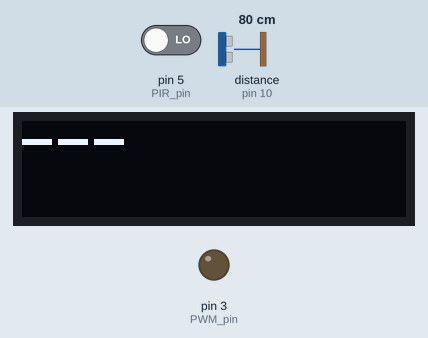
Bench run of a sketch on a simulated Arduino Uno, built with avr-gcc and run on an emulated ATmega328P. On the bench: 128×32 one-colour display, output pins drawn as LEDs (lit = HIGH). The test bench sets the inputs (shaded band); at power-on: pin 5 (PIR_pin) LOW, distance to the obstacle (sensor on pin 10) 80 cm. The echo pulse lasts 58.3 µs per cm; pins used as bus, display or sensor lines are not drawn; what the sketch prints to the serial monitor is not drawn.

Above: at 3.2 s.
3.3 s: pin 5 (PIR_pin) driven HIGH
At 4.4 s:
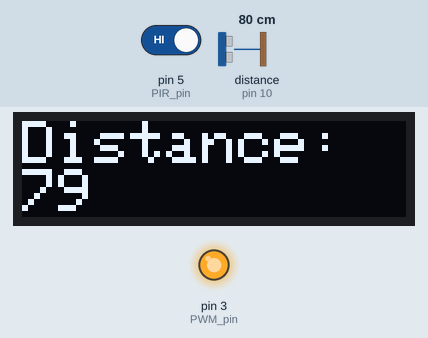
5.0 s: distance to the obstacle (sensor on pin 10) set to 2 cm
At 5.5 s:
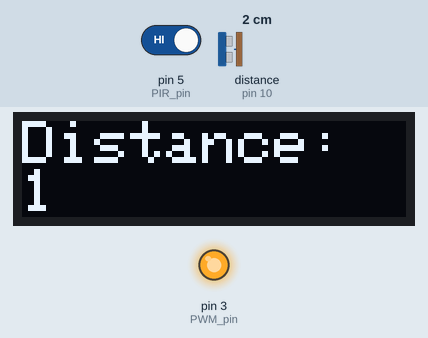
6.5 s: distance to the obstacle (sensor on pin 10) set to 4 cm
At 7.2 s:
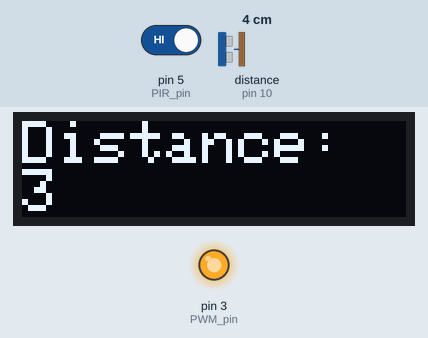
8.1 s: distance to the obstacle (sensor on pin 10) set to 9 cm
At 8.9 s:
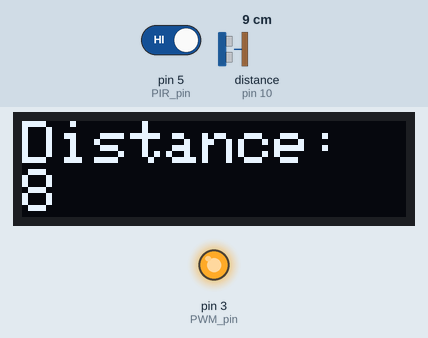
Timing chart, 0 to 10.6 s (numbered marks = the images above; inputs shaded):
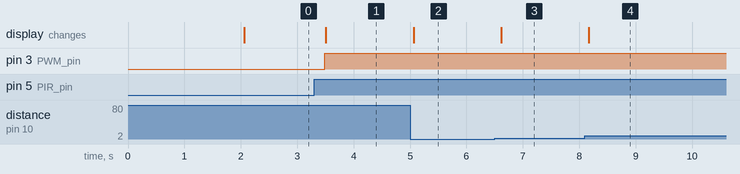

Measured:
- after the input at 3.3 s, pin 3 (PWM_pin): LOW → HIGH after 0.18 s; the display: changes after 0.20 s (image 1)
- after the input at 5.0 s, the display: changes after 0.07 s (image 2)
- after the input at 6.5 s, the display: changes after 0.11 s (image 3)
- after the input at 8.1 s, the display: changes after 0.06 s (image 4)

The sketch:

alll.ino
```cpp
#include <Adafruit_GFX.h>
#include <Adafruit_SSD1306.h>
#include <SPI.h>
#include <Wire.h>

int PIR_pin = 5;
int PWM_pin = 3;
long time_delay = 30000;
int dim_delay = 20;
long time_old = 0;
bool on_state = 0;
int inc_val = 0;

int buzzer = 11;

const int trig = 9;
const int echo = 10;
long Time;
int distance;
Adafruit_SSD1306 oled = Adafruit_SSD1306(128, 32, &Wire);

void setup()
{
  Serial.begin(9600);
  pinMode(PIR_pin,INPUT);
  pinMode(PWM_pin,OUTPUT);
  digitalWrite(PIR_pin, LOW);

  pinMode(buzzer,OUTPUT);

  pinMode(trig, OUTPUT);
  pinMode(echo, INPUT);
  oled.begin(0x3C);
  oled.clearDisplay();
  oled.setCursor(0, 0);
  oled.setTextColor(SSD1306_WHITE);
  oled.setTextSize(3);
  oled.print("Ready!");
  oled.display();
  delay(2000);
}

void loop()
{
   if (digitalRead(PIR_pin)==1){
        on_state = 1;
        time_old = millis();
    }
    if(on_state == 1){
        if (millis()-time_old<time_delay){
            inc_val = inc_val +1;
            if (inc_val>255){
                inc_val = 255;
            }
            delay(dim_delay);
        }
        else {
        inc_val = inc_val -1;
        if (inc_val<0){
            inc_val = 0;
            on_state = 0;
        }
        delay(dim_delay);
        }
    }
    else {
    time_old = millis();
    }

    if (on_state == 1) {
     digitalWrite(buzzer,HIGH);
     delay(2);
     digitalWrite(buzzer,LOW);
     delay(100);
    }else {
     noTone(buzzer);
    }
    digitalWrite(PWM_pin, inc_val);
    Serial.print(inc_val);

    if (on_state == 1) {
     digitalWrite(trig, LOW);
     delayMicroseconds(2);
     digitalWrite(trig, HIGH);
     delayMicroseconds(10);
     digitalWrite(trig, LOW);
     Time = pulseIn(echo, HIGH);
     distance = Time * 0.034 / 2;

     oled.clearDisplay();
     oled.setCursor(0, 0);
     oled.setTextSize(2);
     oled.print("Distance: ");
     oled.println(distance);
     oled.display();
     delay(250);
     }
    if (on_state == 0) {
      oled.clearDisplay();
      oled.setCursor(0, 0);
      oled.setTextSize(2);
      oled.print("---");
      oled.display();
      delay(250);
    }
}
```
